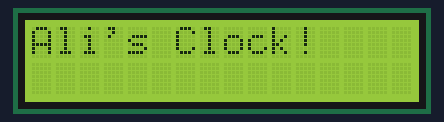
Simulated run of this sketch. Board: Arduino Uno, built with avr-gcc and run on an emulated ATmega328P. On the bench: 16×2 character LCD.

Above: at 0.1 s.
At 4.1 s:
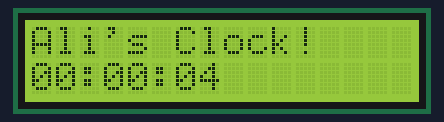
At 9.1 s:
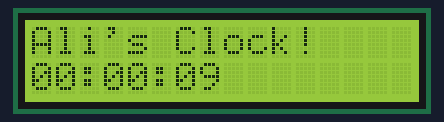
At 19.2 s:
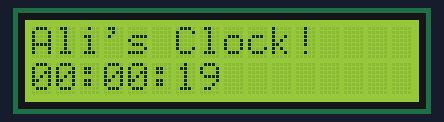
At 28.2 s:
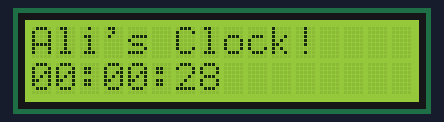
At 38.2 s:
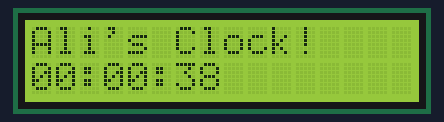

The sketch:

LCD_CLOCK.ino
```cpp
/*
    A working clock that resets when the plug is turned off.
 */

// include the library code:
#include <LiquidCrystal.h>

// initialize the library with the numbers of the interface pins
// select the pins used on the LCD panel
LiquidCrystal lcd(8, 9, 4, 5, 6, 7);

class SIMPLECLOCK {
    public:
    int hour;
    int minute;
    int second;
    void tick();
    void checkTime();
};

void SIMPLECLOCK::tick () {
    second += 1;
}

void SIMPLECLOCK::checkTime () {
    if (second == 60) {
        minute += 1;
        second = 0;
        if (minute == 60) {
            hour += 1;
            minute = 0;
            if (hour == 24) {
                hour = 0;
            }
        }
    }
}

SIMPLECLOCK simpleClock;

void setup() {
    // set up the LCD's number of columns and rows:
    lcd.begin(16, 2);
    // Print a message to the LCD.
    lcd.print("Ali's Clock!");
}

void loop() {

    delay(1000);
    simpleClock.tick();
    simpleClock.checkTime();
    lcd.setCursor(0, 1);
    if (simpleClock.hour >= 10) {
        lcd.print(simpleClock.hour);
    }
    else {
        lcd.print("0");
        lcd.setCursor(1,1);
        lcd.print(simpleClock.hour);
    }

    lcd.setCursor(2,1);
    lcd.print(":");

    lcd.setCursor(3,1);
    if (simpleClock.minute >= 10) {
        lcd.print(simpleClock.minute);
    }
    else {
        lcd.print("0");
        lcd.setCursor(4,1);
        lcd.print(simpleClock.minute);
    }

    lcd.setCursor(5,1);
    lcd.print(":");

    lcd.setCursor(6,1);
    if (simpleClock.second >= 10) {
        lcd.print(simpleClock.second);
    }
    else {
        lcd.print("0");
        lcd.setCursor(7,1);
        lcd.print(simpleClock.second);
    }
}
```

Measured:
- what the display in image 1 shows lasts 1.0 s, from 4.1 s to 5.1 s
